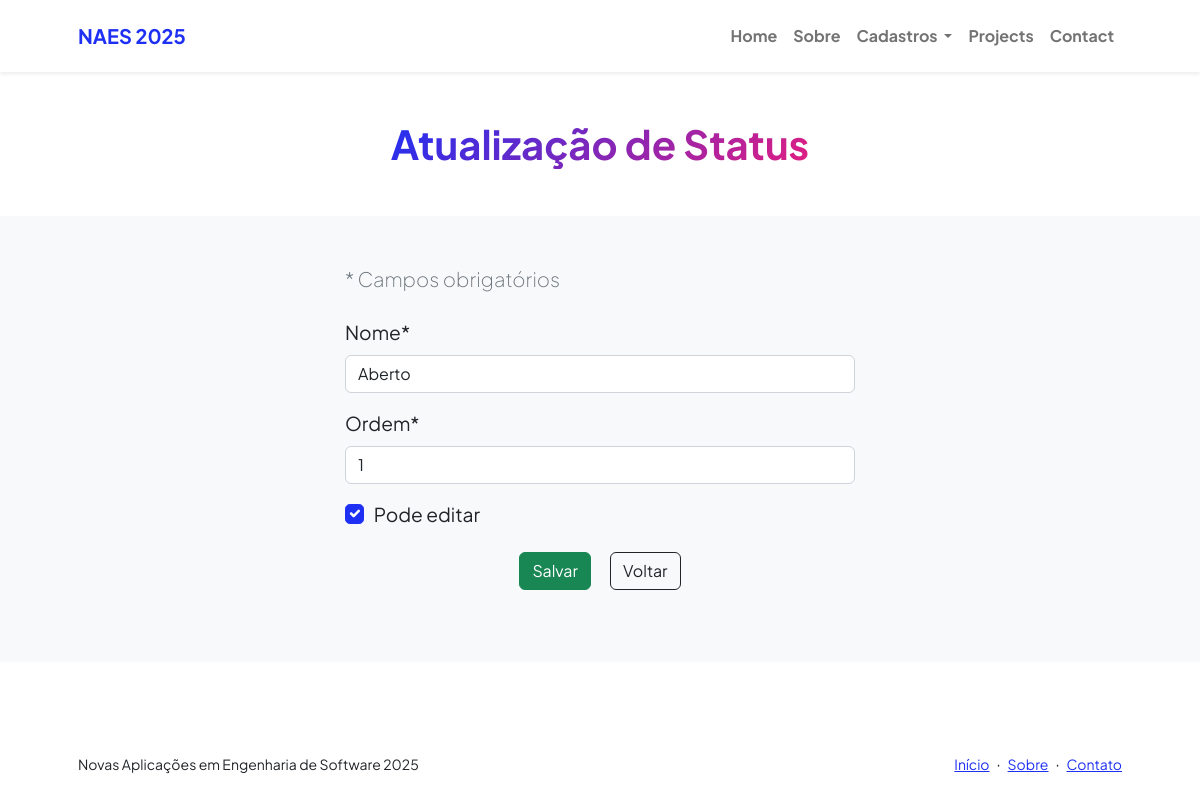
Page /protocolo/editar/status/1/ on the committed database.
### protocolos/models.py (models this page shows, shortened)
class Status(models.Model):
    nome = models.CharField(max_length=100)
    ordem = models.PositiveIntegerField(unique=True)
    pode_editar = models.BooleanField(default=False)
    class Meta:
        verbose_name_plural = "Status"
        ordering = ["nome"]

### protocolos/views.py (the view)
# urls.py: path("editar/status/<int:pk>/", StatusUpdate.as_view(), name="editar-status"),
class StatusUpdate(UpdateView):
    template_name = "protocolos/form.html"
    model = Status
    success_url = reverse_lazy("index")
    fields = ["nome", "ordem", "pode_editar"]
    extra_context = {
        "titulo" : "Atualização de Status"
    }

### protocolos/templates/protocolos/form.html (shortened to what this page needs)
{% extends "paginasweb/modelos/index.html" %}
{% load crispy_forms_tags %}
{% load static %}
{% block header %}
<div class="text-center">
    <h1 class="display-6 fw-bolder mb-4">
        <span class="text-gradient d-inline">
            {{ titulo }}
        </span>
    </h1>
</div>
{% endblock header %}
{% block conteudo %}
<div class="row justify-content-center">
    <div class="col-lg-6">
        <div class="fs-5 fw-light text-muted mb-4">
            * Campos obrigatórios
        </div>
        <form action="" method="post">
            {{ form|crispy }}
            <p class="text-center">
                <button type="submit" class="btn btn-success m-2">
                    Salvar
                </button>
                <button type="button" class="btn btn-outline-dark m-2" onclick="history.back()">
                    Voltar
                </button>
            </p>
        </form>
    </div>
</div>
{% endblock conteudo %}

### protocolos/templates/protocolos/form.html (style rules this page uses)
form { font-size: 120%; }

### rows in the picture
Status: nome "Aberto", ordem "1", pode_editar "☑"

### other values in the picture
{{ titulo }} "Atualização de Status"
